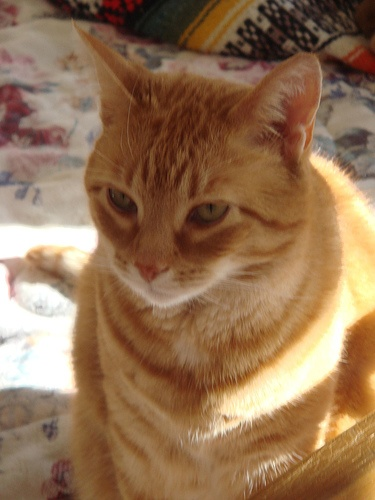
//> input picture images/cat.jpg, 375 x 500 px
$ ./kmeans ../images/cat.jpg 3 ../images/HappyFish.png ../images/HappyFish.png   (built with g++ and OpenCV 4)
//> lines starting //> are read from the running program, lines starting //| are printed output that depends on the picture; after the words box and inside, x2 and y2 are one past the last pixel; in counts of white or black regions, pixels touching at a corner belong together
### tp/ocv_utils.hpp
#pragma once

#include <opencv2/core.hpp>

#include <string>

/**
 * @brief Print the information about the matrix (size, channels and type).
 * @param message A message to print before the matrix info: the output is in the format "message: [RxC] ch: #channels type: CV_XXTCY"
 * @param m The matrix.
 */
void printMatInfo(const std::string& message, const cv::Mat& m);

/**
 * @brief Print the information about a matrix with the name given by variable name.
 */
#define PRINT_MAT_INFO(mat) printMatInfo(#mat, mat)

/**
 * @brief Return the matrix type in readable string format
 * @param m The matrix
 * @return A string with the matrix type in string format, e.g. "CV_8UC3"
 */
std::string getMatType(const cv::Mat& m);

### tp/ocv_utils.cpp
#include "ocv_utils.hpp"

#include <iostream>
std::string getMatType(int number)
{
    // find type
    const int imgTypeInt = number % 8;
    std::string imgTypeString;

    switch(imgTypeInt)
    {
        case 0: imgTypeString = "8U"; break;
        case 1: imgTypeString = "8S"; break;
        case 2: imgTypeString = "16U"; break;
        case 3: imgTypeString = "16S"; break;
        case 4: imgTypeString = "32S"; break;
        case 5: imgTypeString = "32F"; break;
        case 6: imgTypeString = "64F"; break;
        default: break;
    }

    // find channel
    const int channel = (number / 8) + 1;

    std::stringstream type;
    type << "CV_" << imgTypeString << "C" << channel;

    return type.str();
}

void printMatInfo(const std::string& message, const cv::Mat& m)
{
    std::cout << message << ": " << m.size() << " ch: "<< m.channels() << " type: " << getMatType(m.type()) << std::endl;
}


// [4 lines left out: function getMatType, not called in this run]

### tp/kmeans.cpp
#include "ocv_utils.hpp"
#include <opencv2/core.hpp>
#include <opencv2/imgcodecs.hpp>
#include <opencv2/highgui.hpp>
#include <opencv2/imgproc.hpp>
#include <iostream>
#include <cstdlib>
#include <ctime>

using namespace cv;
using namespace std;

void printHelp(const string& progName)
{
    cout << "Usage:\n\t " << progName << " <image_file> <K_num_of_clusters> [<image_ground_truth>]" << endl;
}

// Fonction pour initialiser les centres des clusters aléatoirement
void initializeCenters(const Mat& imageFloat, vector<Vec3f>& centers, int k)
{
    srand(time(0)); // Initialiser la seed aléatoirement
    for (int i = 0; i < k; ++i) {
        int randomRow = rand() % imageFloat.rows;
        int randomCol = rand() % imageFloat.cols;
        centers[i] = imageFloat.at<Vec3f>(randomRow, randomCol);
    }
}

// Fonction pour affecter les labels en fonction des distances aux centres
void assignLabels(const Mat& imageFloat, const vector<Vec3f>& centers, Mat& labels)
{
    for (int i = 0; i < imageFloat.rows; i++) {
        for (int j = 0; j < imageFloat.cols; j++) {

            Vec3f pixel = imageFloat.at<Vec3f>(i, j);
            double dist_1 = norm(pixel - centers[0], NORM_L2); //norme euclienne
            double dist_2 = norm(pixel - centers[1], NORM_L2);

            if (dist_1 <= dist_2) { //assignement au cluster le plus proche
                labels.at<uchar>(i, j) = 0;
            } else {
                labels.at<uchar>(i, j) = 255;
            }
        }
    }
}

// Fonction pour mettre à jour les centres en prenant la moyenne des pixels assignés à chaque cluster
void updateCenters(const Mat& imageFloat, const Mat& labels, vector<Vec3f>& centers)
{
    Vec3f color_1(0, 0, 0), color_2(0, 0, 0);
    double nb_elt_1 = 0, nb_elt_2 = 0;

    for (int i = 0; i < imageFloat.rows; i++) {
        for (int j = 0; j < imageFloat.cols; j++) {

            Vec3f pixel = imageFloat.at<Vec3f>(i, j);

            if (labels.at<uchar>(i, j) == 0) { //Somme les couleurs du cluster 1
                color_1 += pixel;
                nb_elt_1++;

            } else {                           //Somme les couleurs du cluster 2
                color_2 += pixel;
                nb_elt_2++;
            }
        }
    }

    // Calcul des nouveaux centres
    centers[0] = (nb_elt_1 > 0) ? Vec3f(color_1[0] / nb_elt_1, color_1[1] / nb_elt_1, color_1[2] / nb_elt_1) : centers[0]; //Moyenne en faisant attention au cas nb_elt = 0
    centers[1] = (nb_elt_2 > 0) ? Vec3f(color_2[0] / nb_elt_2, color_2[1] / nb_elt_2, color_2[2] / nb_elt_2) : centers[1];
}

// Fonction pour vérifier si les centres ont convergé
bool hasConverged(const vector<Vec3f>& old_centers, const vector<Vec3f>& new_centers)
{
    return (old_centers[0] == new_centers[0] && old_centers[1] == new_centers[1]);
}

// Fonction pour calculer les métriques de segmentation (TP, FP, TN, FN)
void calculdonnees(const Mat& segmented, const Mat& groundTruth, double& TP, double& FP, double& TN, double& FN)
{
    Mat vector_segmented = segmented.reshape(1, segmented.rows * segmented.cols); //Reshape en vecteur colonne pour comparer plus facilement
    Mat vector_ref = groundTruth.reshape(1, groundTruth.rows * groundTruth.cols);

    for (int i = 0; i < segmented.rows * segmented.cols; i++) {
        if (vector_segmented.at<uchar>(i) == vector_ref.at<uchar>(i) && vector_segmented.at<uchar>(i) == 255) TP++; //Vrais positifs (Blanc bien détecté)
        else if (vector_segmented.at<uchar>(i) == vector_ref.at<uchar>(i) && vector_segmented.at<uchar>(i) == 0) TN++; //Vrais négatifs (Noir bien détecté)
        else if (vector_segmented.at<uchar>(i) != vector_ref.at<uchar>(i) && vector_segmented.at<uchar>(i) == 255) FP++; //Faux positifs
        else if (vector_segmented.at<uchar>(i) != vector_ref.at<uchar>(i) && vector_segmented.at<uchar>(i) == 0) FN++; //Faux négatifs
    }

}

int main(int argc, char** argv)
{
    if (argc != 4 && argc != 5)
    {
        cout << " Incorrect number of arguments." << endl;
        printHelp(string(argv[0]));
        return EXIT_FAILURE;
    }

    const auto imageFilename = string(argv[1]);
    const int k = stoi(argv[2]);
    const string method = (argc = 5) ? string(argv[3]) : string();
    const string groundTruthFilename = (argc == 5) ? string(argv[4]) : string();


    cout << " Program called with the following arguments:" << endl;
    cout << " \timage file: " << imageFilename << endl;
    cout << " \tk: " << k << endl;
    cout << " \tmethod: " << method << endl;
    if(!groundTruthFilename.empty()) cout << " \tground truth segmentation: " << groundTruthFilename << endl;
    printf("-------------------- \n");


    // Chargement de l'image à modifier et de l'image de référence
    Mat image = imread(imageFilename, IMREAD_COLOR);
//> image is the input picture: 500 rows x 375 cols, CV_8UC3; mean B, G, R 82.7, 113.1, 146.6
    Mat imageref = imread(groundTruthFilename, IMREAD_COLOR);
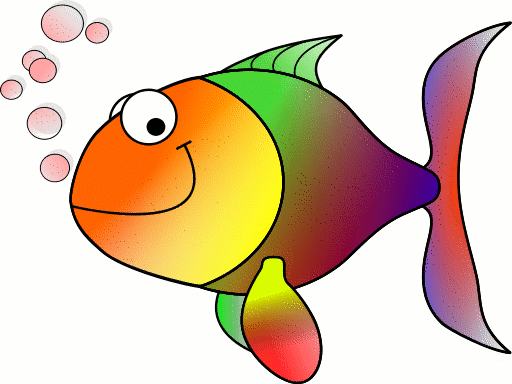
//> input picture images/HappyFish.png, 512 x 384 px
//> imageref is the input picture: 384 rows x 512 cols, CV_8UC3; mean B, G, R 170.3, 197.1, 219.8

    PRINT_MAT_INFO(image);
//| image: [375 x 500] ch: 3 type: CV_8UC3
    PRINT_MAT_INFO(imageref);
//| imageref: [512 x 384] ch: 3 type: CV_8UC3

    // Convertion de l'image en float
    Mat imageFloat;
    image.convertTo(imageFloat, CV_32F);

    // Initialisation des centres
    vector<Vec3f> centers(k);
    initializeCenters(imageFloat, centers, k);
//> centers = 3 items: [36, 74, 138], [139, 154, 170], [57, 102, 145]

    // Initialisation des labels
    Mat labels(image.rows, image.cols, CV_8U);
    Mat old_labels = labels.clone();

    int modif = 1;
    int Nmax = 10; // Nombre max d'iterations
    int N = 0;

    while (modif == 1 && N < Nmax) {
        old_labels = labels.clone();

        // 1: Assigner un label à chaque pixel
        assignLabels(imageFloat, centers, labels);

        // 2: Calcul des nouveaux centres
        vector<Vec3f> new_centers = centers;
        updateCenters(imageFloat, labels, new_centers);

        // 3: Test si l'algo a convergé
        if (hasConverged(centers, new_centers)) {
            modif = 0;
        }

        centers = new_centers; // Assigne les nouveaux centres
        N++;
    }
//> this loop made 10 passes
//> new_centers on pass 1: 3 items: [36, 74, 138], [139, 154, 170], [57, 102, 145]
//> pass 1, `assignLabels(imageFloat, centers, labels);`:
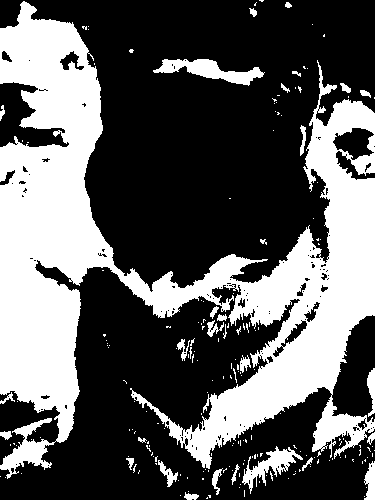
//> labels: 500 rows x 375 cols, CV_8UC1; 36.3% white; 200 white regions (169 under 20 px), largest, box (x1, y1, x2, y2) and area: (0, 1, 375, 479) 63090, (153, 59, 265, 86) 1279, (242, 446, 303, 494) 905
//> pass 2, `assignLabels(imageFloat, centers, labels);`:
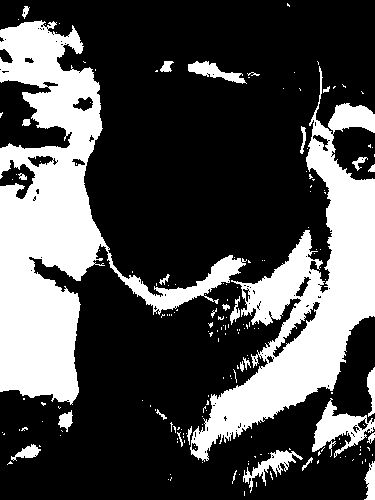
//> labels: 500 rows x 375 cols, CV_8UC1; 30% white; 182 white regions (152 under 20 px), largest, box (x1, y1, x2, y2) and area: (0, 20, 247, 405) 29119, (190, 66, 375, 462) 21940, (312, 398, 375, 458) 1506
//> pass 3, `assignLabels(imageFloat, centers, labels);`:
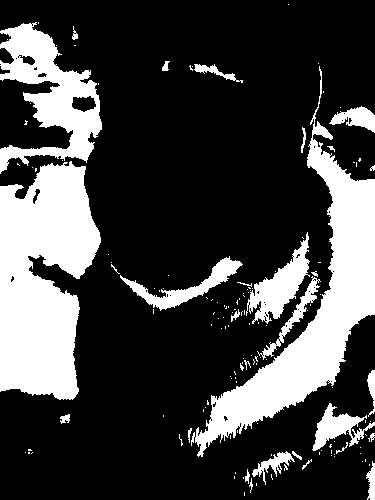
//> labels: 500 rows x 375 cols, CV_8UC1; 25.6% white; 144 white regions (116 under 20 px), largest, box (x1, y1, x2, y2) and area: (0, 161, 101, 400) 17358, (191, 66, 375, 457) 15464, (0, 22, 102, 174) 6853
//> after the loop:
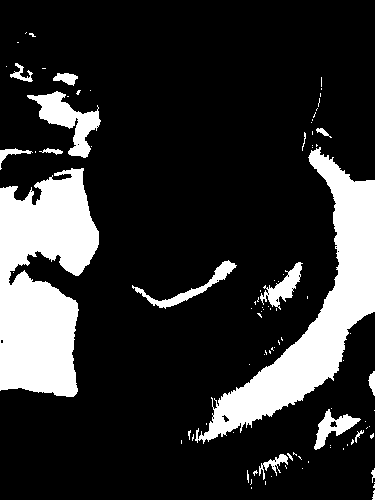
//> old_labels: 500 rows x 375 cols, CV_8UC1; 18.6% white; 95 white regions (77 under 20 px), largest, box (x1, y1, x2, y2) and area: (0, 168, 99, 397) 15742, (195, 147, 375, 444) 13535, (27, 91, 101, 158) 1843
//> after the loop:
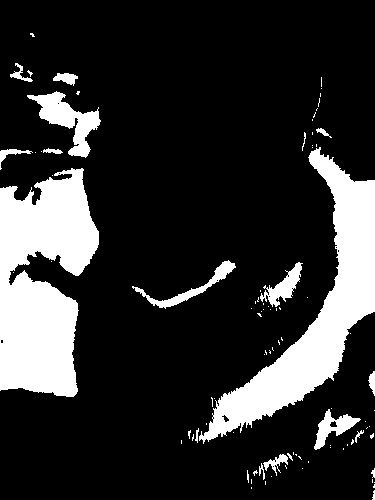
//> labels: 500 rows x 375 cols, CV_8UC1; 18.5% white; 92 white regions (73 under 20 px), largest, box (x1, y1, x2, y2) and area: (0, 168, 99, 397) 15699, (199, 147, 375, 444) 13454, (27, 91, 101, 158) 1813
//> after the loop, N = 10

    // Creation de l'image segmenté en noir est blanc
    Mat segmented(image.rows, image.cols, CV_8U);
    for (int i = 0; i < image.rows; i++) {
        for (int j = 0; j < image.cols; j++) {

            segmented.at<uchar>(i, j) = labels.at<uchar>(i, j);

        }
    }


    ///////////////////////// APPEL DE KMEANS D'OPENCV ///////////////////////////////////////////////////////////////////////

    // 1) in order to call kmeans we need to first convert the image into floats (CV_32F)
    // see the method Mat.convertTo()
    image.convertTo(image,CV_32F);

    // 2) kmeans asks for a mono-dimensional list of "points". Our "points" are the pixels of the image that can be seen as 3D points
    // where each coordinate is one of the color channel (e.g. R, G, B). But they are organized as a 2D table, we need
    // to re-arrange them into a single vector.
    // see the method Mat.reshape(), it is similar to matlab's reshape
    Mat vector = image.reshape(1,image.rows*image.cols);

    // now we can call kmeans(...)
    Mat labels_OPCV ;
    Mat centers_OPCV ;

    // TermCriteria => critère d'arret avec max 10 iter
    // 1 => execute l'algo 1 fois pour un labelling différent et garde le meilleur
    // KMEANS_RANDOM_CENTERS = initialisation aléatoire des centres
    kmeans(vector, k, labels_OPCV, TermCriteria(TermCriteria::MAX_ITER, 10, 0), 1, KMEANS_RANDOM_CENTERS, centers_OPCV) ;
//> centers_OPCV = [[35.47, 60.11, 100.1], [200.6, 232.3, 244.9], [85.83, 120.2, 154.5]]

    labels_OPCV = labels_OPCV * 255;

    // Convertion des centres
    centers_OPCV.convertTo(centers_OPCV, CV_8U) ;
//> centers_OPCV = [[35, 60, 100], [201, 232, 245], [86, 120, 155]]

    // Création matrice image segmenté
    Mat segmented_OPCV(image.rows * image.cols, 1, CV_8U);

    // Remplacement des couleurs par cluster
    for (int i = 0; i < image.rows * image.cols; i++){

        if (labels_OPCV.at<int>(i,0) <= 127){segmented_OPCV.at<uchar>(i) = 0;}
        else{segmented_OPCV.at<uchar>(i) = 255;}
    }

    // Remise en forme
    segmented_OPCV = segmented_OPCV.reshape(1, image.rows); //arg1 = nbr canaux (rbg=1 ici) , arg2 = nbr ligne après
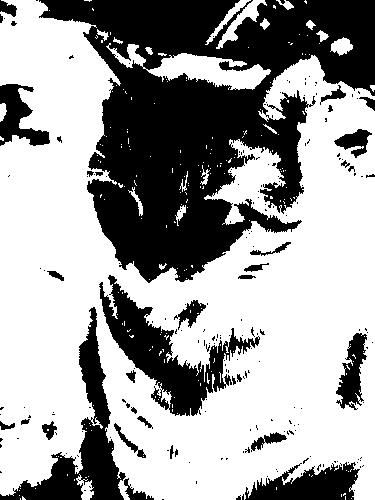
//> segmented_OPCV: 500 rows x 375 cols, CV_8UC1; 62.6% white; 211 black regions (175 under 20 px), largest, box (x1, y1, x2, y2) and area: (39, 0, 375, 283) 48419, (99, 275, 260, 416) 6607, (0, 307, 126, 500) 5911


    ///////////////////////////// FIN KMEANS OPENCV ////////////////////////////////////////////////////////////////////////////////////


    if (method == "OPCV"){segmented = segmented_OPCV ;}
    if (method == "perso"){segmented = segmented ;} // inutile en soit c'est juste pour qu'on oublie pas de rentrer un argument

    // Inverser les couleurs de l'image segmentée si nécessaire
    if (mean(segmented)[0] < 127) {
        for (int i = 0; i < segmented.rows; i++) {
            for (int j = 0; j < segmented.cols; j++) {
                segmented.at<uchar>(i, j) = 255 - segmented.at<uchar>(i, j);
            }
        }
    }

    // Calcul de données de comparaison si une image de référence est renseignée
    if (!groundTruthFilename.empty()) {
        imageref.convertTo(imageref, CV_8U);

        double TP = 0, FP = 0, TN = 0, FN = 0;
        calculdonnees(segmented, imageref, TP, FP, TN, FN);
//> after the loop in calculdonnees, `for (int i = 0; i < segmented.rows * segmented.cols; i++)`: TP = 37166; TN = 1010; FP = 115725; FN = 33599
//> TP = 37166; FP = 115725; TN = 1010; FN = 33599

        double P = TP / (TP + FP);                // Précision
//> P = 0.243
        double S = TP / (TP + FN);                // Sensibilité
//> S = 0.525
        double DSC = 2 * TP / (2 * TP + FP + FN); // Coefficient de Similarité
//> DSC = 0.332

        printf("Kmeans perso converge en %d itérations \n", N+1);
//| Kmeans perso converge en 11 itérations
        printf("-------------------- \n");
        printf("TP = %f \n", TP);
//| TP = 37166.000000
        printf("FP = %f \n", FP);
//| FP = 115725.000000
        printf("TN = %f \n", TN);
//| TN = 1010.000000
        printf("FN = %f \n", FN);
//| FN = 33599.000000
        printf("-------------------- \n");
        printf("La précision est de %f \n", P);
//| La précision est de 0.243088
        printf("La sensibilité est de %f \n", S);
//| La sensibilité est de 0.525203
        printf("Le coefficient de similarité est de %f \n", DSC);
//| Le coefficient de similarité est de 0.332350
    }

    image.convertTo(image, CV_8U);
    imshow("Image originale", image);
    if(!groundTruthFilename.empty()){imshow("Image de référence", imageref);}

    // Sauvegarde et affiche l'image
    imwrite("segmented_kmeans.png", segmented);
    imshow("Segmented image by kmeans", segmented);


    waitKey(0);

    destroyAllWindows();

    return EXIT_SUCCESS;
}
